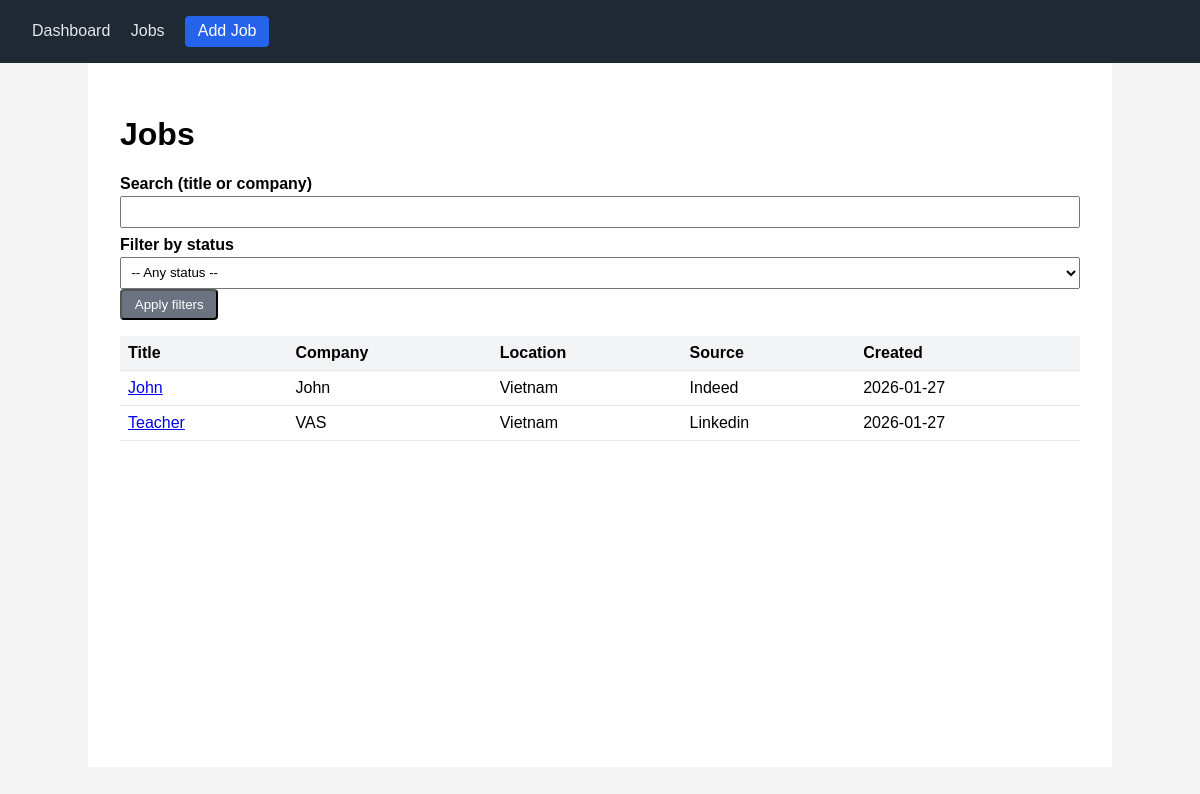
Screenshot of /jobs/ with the database file from the repository.
### tracker/models.py (models this page shows, shortened)
class Job(models.Model):
    title = models.CharField(max_length=255)
    company = models.CharField(max_length=255)
    source = models.CharField(max_length=255)
    url = models.URLField()
    location = models.CharField(max_length=255)
    salary_range = models.CharField(max_length=255, blank=True)
    created_at = models.DateTimeField(auto_now_add=True)

### tracker/views.py (the view)
# urls.py: path("jobs/", views.job_list, name="job_list"),
def job_list(request):
    search_query = request.GET.get("q", "").strip()
    status_filter = request.GET.get("status", "").strip()
    jobs = Job.objects.all().order_by("-created_at")
    if search_query:
        jobs = jobs.filter(
            Q(title__icontains=search_query)
            | Q(company__icontains=search_query)
        )
    if status_filter:
        jobs = jobs.filter(applications__status=status_filter).distinct()
    context = {
        "jobs": jobs,
        "search_query": search_query,
        "status_filter": status_filter,
        "status_choices": [choice[0] for choice in Application.STATUS_CHOICES],
    }
    return render(request, "tracker/job_list.html", context)

### tracker/templates/tracker/job_list.html (shortened to what this page needs)
{% extends "tracker/base.html" %}
{% block content %}
<h1>Jobs</h1>
<form method="get">
    <label for="search">Search (title or company)</label>
    <input type="text" id="search" name="q" value="{{ search_query }}">
    <label for="status">Filter by status</label>
    <select id="status" name="status">
        <option value="">-- Any status --</option>
    </select>
    <button type="submit" class="btn btn-secondary">Apply filters</button>
</form>
<table>
    <thead>
    <tr>
        <th>Title</th>
        <th>Company</th>
        <th>Location</th>
        <th>Source</th>
        <th>Created</th>
    </tr>
    </thead>
    <tbody>
    {% for job in jobs %}
        <tr>
            <td><a href="{% url 'job_detail' job.id %}">{{ job.title }}</a></td>
            <td>{{ job.company }}</td>
            <td>{{ job.location }}</td>
            <td>{{ job.source }}</td>
            <td>{{ job.created_at|date:"Y-m-d" }}</td>
        </tr>
    {% empty %}
        <tr><td colspan="5">No jobs found.</td></tr>
    {% endfor %}
    </tbody>
</table>
{% endblock %}

### tracker/templates/tracker/base.html (shortened to what this page needs)
<!DOCTYPE html>
<html lang="en">
<head>
</head>
<body>
    <header>
        <nav>
            <a href="{% url 'dashboard' %}">Dashboard</a>
            <a href="{% url 'job_list' %}">Jobs</a>
            <a href="{% url 'job_create' %}" class="btn">Add Job</a>
        </nav>
    </header>
    <main>
        {% block content %}{% endblock %}
    </main>
</body>
</html>

### tracker/templates/tracker/base.html (style rules this page uses)
body { font-family: Arial, sans-serif; margin: 0; padding: 0; background: #f5f5f5; }
header { background: #1f2933; color: white; padding: 1rem 2rem; }
header a { color: #e5e7eb; margin-right: 1rem; text-decoration: none; }
main { padding: 2rem; max-width: 960px; margin: 0 auto; background: white; min-height: 80vh; }
table { width: 100%; border-collapse: collapse; margin-top: 1rem; }
th, td { padding: 0.5rem; border-bottom: 1px solid #e5e7eb; text-align: left; }
th { background: #f3f4f6; }
.btn { display: inline-block; padding: 0.4rem 0.8rem; background: #2563eb; color: white; text-decoration: none; border-radius: 4px; }
.btn-secondary { background: #6b7280; }
form { margin-top: 1rem; }
label { display: block; margin-top: 0.5rem; font-weight: bold; }
input, textarea, select { width: 100%; padding: 0.4rem; margin-top: 0.2rem; box-sizing: border-box; }

### rows the page displays
Job: title "John", company "John", location "Vietnam", source "Indeed", created_at "2026-01-27"
Job: title "Teacher", company "VAS", location "Vietnam", source "Linkedin", created_at "2026-01-27"
